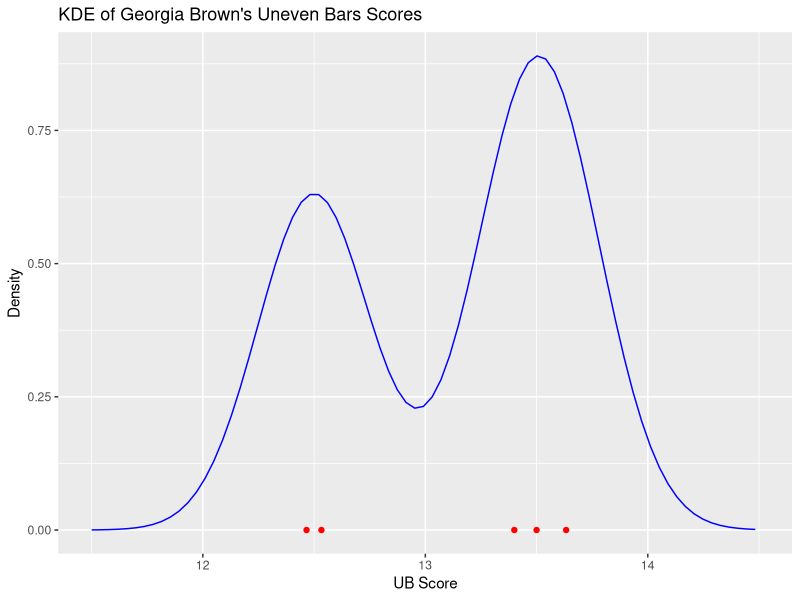

R code for this plot:
## ---- chunk 1
knitr::opts_chunk$set(warning = FALSE, message = FALSE, echo = TRUE)
## ---- chunk 2
## THIS CODE CHUNK IS JUST TO SHOW FIGURE 1
library(tidyverse)
library(data.table)
library(ggplot2)
library(purrr)
library(dplyr)
library(KernSmooth)
## Re-arranged data
data_women_scores_2022_to_2023 <- read.csv("filesForWriteup/active_restricted_women_2023.csv") %>%  
  select(Country, FullName, Apparatus, Score) %>% 
  # first, making c(VT, VT1, VT2) all just VT, since they're all the same apparatus, just named different at different competitions
  mutate(Apparatus = ifelse(Apparatus %in% c("VT1", "VT2"), "VT", Apparatus))  %>%
  filter(!is.na(Score) & Score != 0) #dropping all NAs -- ask the team: should we also drop zeros? -> emily said yeah 11.13.2023 7 21pm
# this is the data that will feed into the algo
data_ready_for_algo <- data_women_scores_2022_to_2023 %>%
  group_by(Country, FullName, Apparatus) %>%
  summarise(Scores = list(Score), .groups = 'drop')
## Global Fixed Integers
minBBScoreIn_data_women_scores_2022_to_2023 <- min(data_women_scores_2022_to_2023$Score[data_women_scores_2022_to_2023$Apparatus == "BB"], na.rm = TRUE)
maxBBScoreIn_data_women_scores_2022_to_2023 <- max(data_women_scores_2022_to_2023$Score[data_women_scores_2022_to_2023$Apparatus == "BB"], na.rm = TRUE)
minFXScoreIn_data_women_scores_2022_to_2023 <- min(data_women_scores_2022_to_2023$Score[data_women_scores_2022_to_2023$Apparatus == "FX"], na.rm = TRUE)
maxFXScoreIn_data_women_scores_2022_to_2023 <- max(data_women_scores_2022_to_2023$Score[data_women_scores_2022_to_2023$Apparatus == "FX"], na.rm = TRUE)
minUBScoreIn_data_women_scores_2022_to_2023 <- min(data_women_scores_2022_to_2023$Score[data_women_scores_2022_to_2023$Apparatus == "UB"], na.rm = TRUE)
maxUBScoreIn_data_women_scores_2022_to_2023 <- max(data_women_scores_2022_to_2023$Score[data_women_scores_2022_to_2023$Apparatus == "UB"], na.rm = TRUE)
minVTScoreIn_data_women_scores_2022_to_2023 <- min(data_women_scores_2022_to_2023$Score[data_women_scores_2022_to_2023$Apparatus == "VT"], na.rm = TRUE)
maxVTScoreIn_data_women_scores_2022_to_2023 <- max(data_women_scores_2022_to_2023$Score[data_women_scores_2022_to_2023$Apparatus == "VT"], na.rm = TRUE)

## 2D Table of Global Fixed Integers
minAndMaxScores2DTable <- list(
    BB = list(
        min = minBBScoreIn_data_women_scores_2022_to_2023,
        max = maxBBScoreIn_data_women_scores_2022_to_2023
    ),
    FX = list(
        min = minFXScoreIn_data_women_scores_2022_to_2023,
        max = maxFXScoreIn_data_women_scores_2022_to_2023
    ),
    UB = list(
        min = minUBScoreIn_data_women_scores_2022_to_2023,
        max = maxUBScoreIn_data_women_scores_2022_to_2023
    ),
    VT = list(
        min = minVTScoreIn_data_women_scores_2022_to_2023,
        max = maxVTScoreIn_data_women_scores_2022_to_2023
    )
)
## TO BE FED INTO runOlympicsNTimes
allWomenBBParticipants <- data_ready_for_algo %>%
  select(Country, FullName, Apparatus) %>%
  unique() %>% 
  filter(Apparatus == "BB")

allWomenUBParticipants <- data_ready_for_algo %>%
  select(Country, FullName, Apparatus) %>%
  unique() %>% 
  filter(Apparatus == "UB")

allWomenFXParticipants <- data_ready_for_algo %>%
  select(Country, FullName, Apparatus) %>%
  unique() %>% 
  filter(Apparatus == "FX")

allWomenVTParticipants <- data_ready_for_algo %>%
  select(Country, FullName, Apparatus) %>%
  unique() %>% 
  filter(Apparatus == "VT")

allWomenBBParticipants <- allWomenBBParticipants %>%
  mutate(SimulationResults = lapply(seq_along(FullName), function(x) list()))

allWomenUBParticipants <- allWomenUBParticipants %>%
  mutate(SimulationResults = lapply(seq_along(FullName), function(x) list()))

allWomenFXParticipants <- allWomenFXParticipants %>%
  mutate(SimulationResults = lapply(seq_along(FullName), function(x) list()))

allWomenVTParticipants <- allWomenVTParticipants %>%
  mutate(SimulationResults = lapply(seq_along(FullName), function(x) list()))
## SD of BB Scores of all atheletes in the data (that will be the "nugget" when the there are three or fewer scores in an athlete x apparatus combination; the nugget will be used in estimateKernelDensity)
allBBScoresInTheData <- data_women_scores_2022_to_2023[data_women_scores_2022_to_2023$Apparatus == "BB", "Score"]
nuggetBB <- sd(allBBScoresInTheData)
## SD of UB Scores of all atheletes in the data (that will be the "nugget" when the there are three or fewer scores in an athlete x apparatus combination; the nugget will be used in estimateKernelDensity)
allUBScoresInTheData <- data_women_scores_2022_to_2023[data_women_scores_2022_to_2023$Apparatus == "UB", "Score"]
nuggetUB <- sd(allUBScoresInTheData)
## SD of FX Scores of all atheletes in the data (that will be the "nugget" when the there are three or fewer scores in an athlete x apparatus combination; the nugget will be used in estimateKernelDensity)
allFXScoresInTheData <- data_women_scores_2022_to_2023[data_women_scores_2022_to_2023$Apparatus == "FX", "Score"]
nuggetFX <- sd(allFXScoresInTheData)
## SD of VT Scores of all atheletes in the data (that will be the "nugget" when the there are three or fewer scores in an athlete x apparatus combination; the nugget will be used in estimateKernelDensity)
allVTScoresInTheData <- data_women_scores_2022_to_2023[data_women_scores_2022_to_2023$Apparatus == "VT", "Score"]
nuggetVT <- sd(allVTScoresInTheData)

createProperDataframe = function(countryCode, athleteName, apparatusInitials){
  dataframeToReturn <- data_ready_for_algo %>% 
    filter(Country == countryCode, FullName == athleteName, Apparatus == apparatusInitials) %>% 
    select(Scores) %>% 
    unnest(Scores) %>% 
    unlist()
  
  apparatus <- apparatusInitials
  
  return(list(dataframeToReturn, apparatus))
}

estimateKernelDensity <- function(outputOfCreateProperDataframe, bandwidthValue){
  
  apparatusOfInterestHere = outputOfCreateProperDataframe[[2]]
  
  howManyScoresWeHaveForThatAthleteXApparatusCombination = length(outputOfCreateProperDataframe[[1]])
  
  #setting up appropriate "nugget"
  if (apparatusOfInterestHere == "BB"){
    if (howManyScoresWeHaveForThatAthleteXApparatusCombination < 4){
      nugget = nuggetBB*4
    }
    else{
      nugget = nuggetBB*2
    }
  }
  else if (apparatusOfInterestHere == "UB"){
    if (howManyScoresWeHaveForThatAthleteXApparatusCombination < 4){
      nugget = nuggetUB*4
    }
    else{
      nugget = nuggetUB*2
    }
  }
  else if (apparatusOfInterestHere == "FX"){
    if (howManyScoresWeHaveForThatAthleteXApparatusCombination < 4){
      nugget = nuggetFX*4
    }
    else{
      nugget = nuggetFX*2
    }
  }
  else{
    if (howManyScoresWeHaveForThatAthleteXApparatusCombination < 4){
      nugget = nuggetVT*4
    }
    else{
      nugget = nuggetVT*2
    }
  }
  

  
  kernelLowerLimit = max(minAndMaxScores2DTable$apparatusOfInterestHere$min - nugget, 0)
  kernelUpperLimit = min(minAndMaxScores2DTable$apparatusOfInterestHere$max + nugget, 15.7)
  
  
  almostToReturn <- bkde(x = outputOfCreateProperDataframe[[1]], kernel = "normal", canonical = FALSE, bandwidth = bandwidthValue, gridsize = 401L, range.x = c(kernelLowerLimit, kernelUpperLimit), truncate = TRUE)
  #range.x = c(kernelLowerLimit, kernelUpperLimit)
  dataframeToReturn <- data.frame(
    x = almostToReturn$x, 
    y = almostToReturn$y
  )
  
  return(dataframeToReturn)
}

sampleDataFrame = createProperDataframe(countryCode = "AUS", athleteName = "BROWN GEORGIA", apparatusInitials = "UB")
scoresDataFrame <- data.frame(scores = sampleDataFrame[[1]])

ggplot() +
  geom_line(data = estimateKernelDensity(sampleDataFrame, 0.25), aes(x, y), color = "blue") +
  geom_point(data = scoresDataFrame, aes(x = scores, y = 0), color = "red") +
  ggtitle("KDE of Georgia Brown's Uneven Bars Scores") +
  xlim(11.5, 14.5) +
  xlab("UB Score") +
  ylab("Density") +
  theme(plot.title = element_text(size = 13))



## ---- chunk 3
# THIS IS FOR FIGURE 2 = women ANOVA
women <- read.csv("filesForWriteup/active_restricted_women_2023.csv")

# adding round stage and type
women <- women %>%
  mutate(Round = tolower(Round),
         RoundStage = case_when(stringr::str_like(Round,'%final%') ~ "final",
                           stringr::str_like(Round,'%qual%') ~ "qual"),
         RoundType = case_when(stringr::str_like(Round,'%team%') ~ "team",
                           stringr::str_like(Round,'%aa%') ~ "all around",
                           .default = "individual"))


bb_women <- women %>%
  filter(stringr::str_like(Apparatus,'BB%'))
summary_bb_women <- summary(aov(Score ~ FullName + RoundStage + RoundType + FullName*RoundType + FullName*RoundStage + RoundStage*RoundType, data = bb_women))
#summary_bb_women

ub_women <- women %>%
  filter(stringr::str_like(Apparatus,'UB%'))
summary_ub_women <- summary(aov(Score ~ FullName + RoundStage + RoundType + FullName*RoundType + FullName*RoundStage + RoundStage*RoundType, data = ub_women))
#summary_ub_women

fx_women <- women %>%
  filter(stringr::str_like(Apparatus,'FX%'))
summary_fx_women <- summary(aov(Score ~ FullName + RoundStage + RoundType + FullName*RoundType + FullName*RoundStage + RoundStage*RoundType, data = fx_women))
#summary_fx_women

vt_women <- women %>%
  filter(stringr::str_like(Apparatus,'VT%'))
summary_vt_women <- summary(aov(Score ~ FullName + RoundStage + RoundType + FullName*RoundType + FullName*RoundStage + RoundStage*RoundType, data = vt_women))
#summary_vt_women



library(knitr)
library(dplyr)
library(purrr)

women_anova_summary <- data.frame(
  Apparatus = c("Balance Beam", "Uneven Bars", "Floor Exercises", "Vault"),
  Athlete = c(summary_bb_women[[1]][["Pr(>F)"]][1],summary_ub_women[[1]][["Pr(>F)"]][1],summary_fx_women[[1]][["Pr(>F)"]][1],summary_vt_women[[1]][["Pr(>F)"]][1]),
  `Round Stage (final vs. qual)` = c(summary_bb_women[[1]][["Pr(>F)"]][2],summary_ub_women[[1]][["Pr(>F)"]][2],summary_fx_women[[1]][["Pr(>F)"]][2],summary_vt_women[[1]][["Pr(>F)"]][2]),
  `Round Type (team, all around, individual)` = c(summary_bb_women[[1]][["Pr(>F)"]][3],summary_ub_women[[1]][["Pr(>F)"]][3],summary_fx_women[[1]][["Pr(>F)"]][3],summary_vt_women[[1]][["Pr(>F)"]][3]),
  `Athlete and Round Stage Interaction` = c(summary_bb_women[[1]][["Pr(>F)"]][5],summary_ub_women[[1]][["Pr(>F)"]][5],summary_fx_women[[1]][["Pr(>F)"]][5],summary_vt_women[[1]][["Pr(>F)"]][5]),
  `Athlete and Round Type Interaction` = c(summary_bb_women[[1]][["Pr(>F)"]][4],summary_ub_women[[1]][["Pr(>F)"]][4],summary_fx_women[[1]][["Pr(>F)"]][4],summary_vt_women[[1]][["Pr(>F)"]][4]),
  `Round Stage and Round Type Interaction` = c(summary_bb_women[[1]][["Pr(>F)"]][6],summary_ub_women[[1]][["Pr(>F)"]][6],summary_fx_women[[1]][["Pr(>F)"]][6],summary_vt_women[[1]][["Pr(>F)"]][6])
)



format_p_values <- function(p_value) {
  # Round to the third decimal
  rounded_p <- round(p_value, 3)
  
  # Format to always show three decimal places
  formatted_p <- sprintf("%.3f", rounded_p)
  
  # Apply conditions
  if (rounded_p < 0.001) {
    return("<0.001*")
  } else if (rounded_p >= 0.001 & rounded_p < 0.0125) {
    return(paste0(formatted_p, "*"))
  } else {
    return(formatted_p)
  }
}



women_anova_summary <- women_anova_summary %>%
  mutate(across(-Apparatus, ~map_chr(.x, format_p_values)))



kable(women_anova_summary, 
      col.names = c("Apparatus", 
                    "Athlete", 
                    "Stage", 
                    "Type", 
                    "Athlete x Stage", 
                    "Athlete x Type", 
                    "Stage x Type"))


# "Round Stage means (final vs. qual), Round Type means (team, all around, individual), and "x" indicates interaction term



